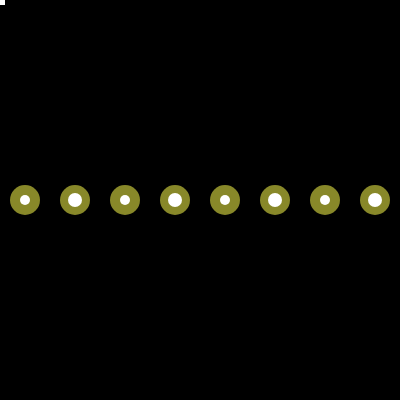
Frame 1 (no input)
Frame 60 (no input): identical to frame 1, image omitted
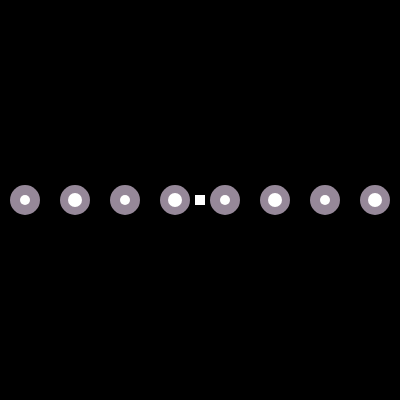
Frame 120 (the mouse pressed at the canvas centre since frame 60)

The p5.js sketch that drew these frames (run headless with seeded random() and noise() and a simulated clock; from frame 60 on, the mouse is pressed at the canvas centre):

// p5.js sketch
// ── sketch.js
// DM2008 — Activity 2b
// Pattern Making (40 min)
//
// Use a for loop to draw a repeating pattern of shapes.
// Add a condition to introduce variation, and one interaction that changes the rule.
//
// Stretch: try a second row, or turn your row into a 2D grid.
let c;

function setup() {
  createCanvas(400, 400);
}




function draw() {
  background(0);

  //4 Quadrant Colour changer
//top left if mouse is less than half & less then 200
if (mouseX < width/2 && mouseY<height/2) { 
  c = "#888829"}
  //bot left if mouse is less than half & more than 200
else if (mouseX < width/2 && mouseY>=height/2) {
  c = "#886600"}
  
else if (mouseX >= width/2 && mouseY< height/2) {
  c = "#558899"}

else if (mouseX >= width/2 && mouseY>=height/2) {
  c = "#968899"}

  //Universal commands
rectMode(CENTER)
     noStroke ()
  //Elipse
  // % (modulo) is handy for alternating every other shape
  //let interger be 0, as long as i is smaller than width, add 50 to the i
  for (let i = 0; i < width; i += 50) {
    fill (c)
    if (key){
  switch(key) {
      case 'f': 
      ellipse(i + 25, height / 2, i);
  case 'a': 
  ellipse(i + 25, height / 2, 45);
  break;//if a is pressed, turn to large circles along the centre line
    case 's': 
  
      square(i + 25, height / 2, 40)
  break;//if s is pressed, turn to squares along the centre line
    default:
      ellipse(i + 25, height / 2, 20);  
  }//key swap^
  }//key press condition
else {
 ellipse(i + 25, height / 2, 30);  
}//if no key is pressed ^

 
    fill (255)
  if (i % 100 == 0){
     ellipse(i + 25, height / 2, 10)}
    else {ellipse(i + 25, height / 2, 14)}
    
  }//interger print system
  
rect(mouseX, mouseY, 10 );

   if (mouseIsPressed) {
     c=255, 0, 0   }
}
 
